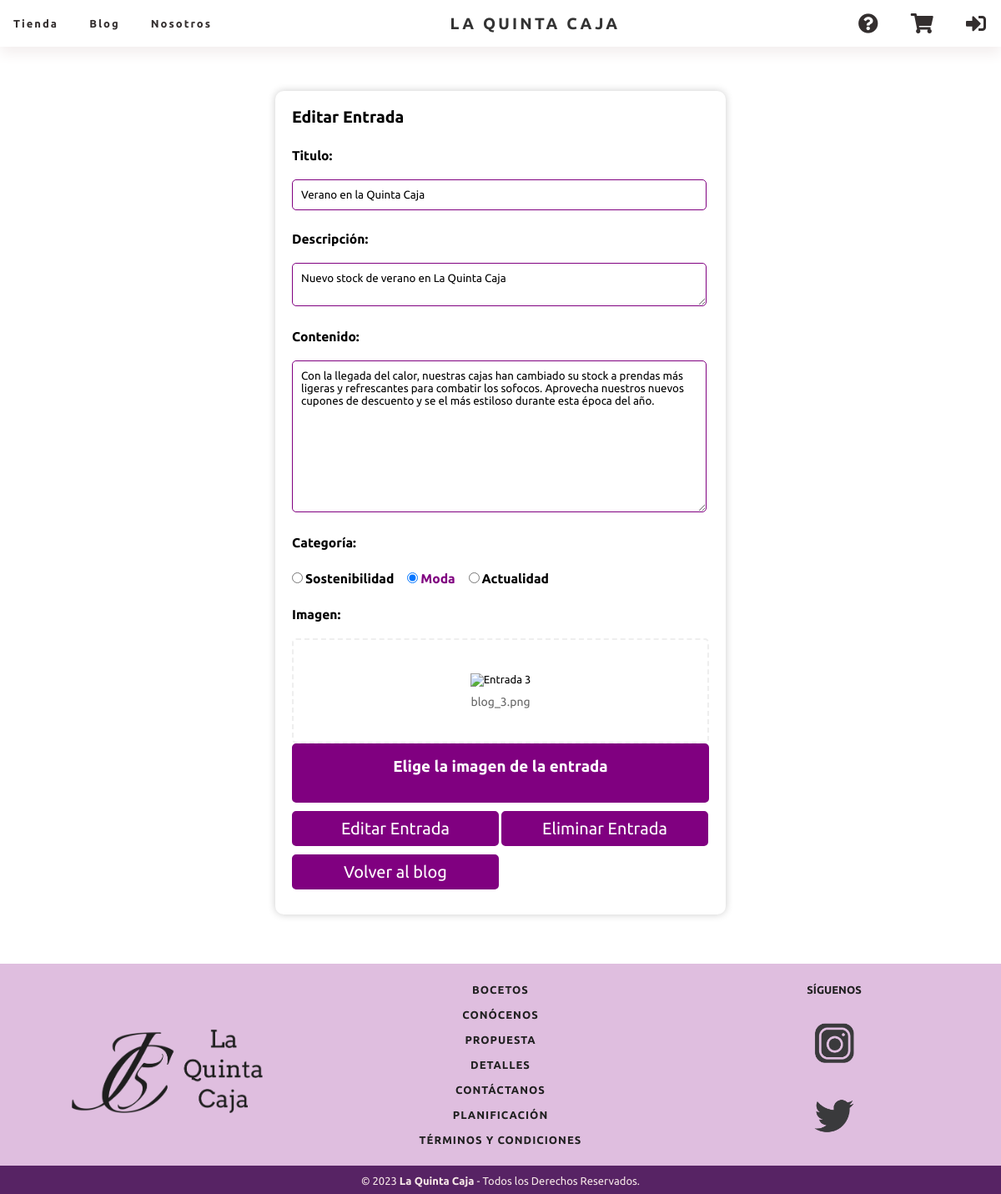
/editarEntrada.php?id=3, run on the app's committed database.
### tables this page shows
CREATE TABLE `blog` (
  `id` int(10) UNSIGNED NOT NULL,
  `titulo` varchar(40) NOT NULL,
  `contenido` text NOT NULL,
  `descripcion` text NOT NULL,
  `autor` int(10) UNSIGNED NOT NULL,
  `categoria` varchar(20) NOT NULL
);

### includes/Blog.php (called while the page is built, shortened)
<?php
class Blog
{
    private $id;
    private $titulo;
    private $contenido;
    private $descripcion;
    private $categoria;
    public function __construct($id=null, $titulo, $contenido, $descripcion, $autor, $categoria)
    {
        $this->id = $id;
        $this->descripcion = $descripcion;
        $this->titulo = $titulo;
        $this->contenido = $contenido;
        $this->categoria=$categoria;
    }
    public static function buscaPorId($idBlog)
    {
        $BlogDAO= new BlogDAO();
        return $BlogDAO->buscaPorId($idBlog);
    }
    public function getId()
    {
        return $this->id;
    }
    public function getDescripcion()
    {
        return $this->descripcion;
    }
    public function getTitulo()
    {
        return $this->titulo;
    }
    public function getContenido()
    {
        return $this->contenido;
    }
    public function getCategoria()
    {
        return $this->categoria;
    }
}
?>

### includes/BlogDao.php (called while the page is built, shortened)
<?php
class BlogDAO
{
    private $conn;
    public function __construct()
    {
        $this->conn = Aplicacion::getInstance()->getConexionBd();
    }
    public function buscaPorId($idBlog)
    {
        $query = sprintf("SELECT * FROM blog WHERE id=%d", $idBlog);
        $rs = $this->conn->query($query);
        if ($rs->num_rows>0) {
            $fila = $rs->fetch_assoc();
            if($fila){
            $blog = new Blog($fila['id'], $fila['titulo'], $fila['contenido'], $fila['descripcion'],
            $fila['autor'], $fila['categoria']);
            return $blog;
            }
        } else {
            error_log("Error BD ({$this->conn->errno}): {$this->conn->error}");
        }
        return false;
    }
}
?>

### includes/Aplicacion.php (called while the page is built, shortened)
<?php
class Aplicacion
{
	private $bdDatosConexion;
	private $inicializada = false;
	private $conn;
	public function init($bdDatosConexion)
	{
        if ( ! $this->inicializada ) {
    	    $this->bdDatosConexion = $bdDatosConexion;
    		$this->inicializada = true;
        }
	}
	public function getConexionBd()
	{
		if (! $this->conn ) {
			$bdHost = $this->bdDatosConexion['host'];
			$bdUser = $this->bdDatosConexion['user'];
			$bdPass = $this->bdDatosConexion['pass'];
			$bd = $this->bdDatosConexion['bd'];
			$conn = new \mysqli($bdHost, $bdUser, $bdPass, $bd);
			$this->conn = $conn;
		}
		return $this->conn;
	}
}
?>

### includes/FormularioEditarEntrada.php (the view, shortened to what this page needs)
<?php
class FormularioEditarEntrada extends Formulario
{
	 private $entrada;
	 public function setEntrada($entrada) {
		$this->entrada=$entrada;
	}
	protected function generaCamposFormulario(&$datos)
	{
		$htmlErroresGlobales = self::generaListaErroresGlobales($this->errores);
		$erroresCampos = self::generaErroresCampos(['titulo', 'contenido','descripcion','imagen'], $this->errores, 'span', array('class' => 'error'));
		if($this->entrada->getCategoria()==="sostenibilidad") {
			$sostenibilidad = 'checked';
			$moda = '';
			$actualidad = '';
		} else if ($this->entrada->getCategoria()==="actualidad"){
			$sostenibilidad = '';
			$moda = '';
			$actualidad = 'checked';
		}
		else{
			$sostenibilidad = '';
			$moda = 'checked';
			$actualidad = '';
		}
		$html=<<<EOF
		$htmlErroresGlobales
		<div class="product-form">
			<fieldset>
				<legend>Editar Entrada</legend>
				<input type="hidden" name="id" value="{$this->entrada->getId()}">
				<div>
				<p><label for="titulo">Titulo:</label></p>
				<p><input id="titulo" type="text" name="titulo" value="{$this->entrada->getTitulo()}"></p>
				{$erroresCampos['titulo']}
				</div>
				<div>
				<p><label for="descripcion">Descripción:</label></p>
				<p><textarea id="descripcion" name="descripcion">{$this->entrada->getDescripcion()}</textarea></p>
				{$erroresCampos['descripcion']}
				</div>
				<div>
				<p><label for="contenido">Contenido:</label></p>
				<p><textarea id="contenido" name="contenido" class="contenido">{$this->entrada->getContenido()}</textarea></p>
				{$erroresCampos['contenido']}
				</div>
				<div>
					<p>
						<label for="categoria">Categoría:</label>
						<input type="radio" id="sostenibilidad" name="categoria" value="sostenibilidad" $sostenibilidad>
						<label for="sostenibilidad" class="dede">Sostenibilidad</label>
						<input type="radio" id="moda" name="categoria" value="moda" $moda>
						<label for="moda" class="dede">Moda</label>
						<input type="radio" id="actualidad" name="categoria" value="actualidad" $actualidad>
						<label for="actualidad" class="dede">Actualidad</label>
					</p>
				</div>
				<div>
					<label>Imagen:</label>
					<div id='subir-archivo1' class='subir-archivo1'>
						<img src='img/blog_{$this->entrada->getId()}.png' alt='Entrada {$this->entrada->getId()}'>
						<p>blog_{$this->entrada->getId()}.png <p>
					</div>
					<div class="subir-archivo2" onchange="changeHandler(event);">
						<label for="imagen" class="upload_button">
						Elige la imagen de la entrada
						<input id="imagen" type="file" name="imagen" class="upload">
						</label>
					</div>
					{$erroresCampos['imagen']}
				</div>
				<div>
					<ul class= "botones">
						<li><button type="submit" name="accion" value="editar">Editar Entrada</button>
						</li>
						<li>
						<button type="submit" name="accion" value="eliminar">Eliminar Entrada</button>
						</li>
						<li>
						<button type="submit" formaction="blog.php">Volver al blog</button>
						</li>
					</ul>
				</div>
			</fieldset>
		</div>
		EOF;
		return $html;
	}
}
?>

### css/formulario.css (style rules this page uses)
button[type="submit"] { background: #800080; color: white; width: 100%; padding: 1rem; border: 0.125rem solid #800080; border-radius: 0.3125rem; cursor: pointer; font-size: 1.2em; }
.newP-form input[type="text"], textarea, .newE-form input[type="text"] { width: 95%; padding: 0.625rem; margin-bottom: 1.25rem; border-radius: 0.3125rem; border: 0.0625rem solid #800080; resize: vertical; }
.subir-archivo1 { display:flex; flex-direction: column; align-items: center; padding: 2.5rem 1.25rem; border: 0.125rem dashed #eee; border-radius:0.3125rem; }
.subir-archivo1 img { max-width: 100%; max-height: 100%; margin-bottom: 0.625rem; }
.subir-archivo1 p { margin: 0; font-size: 0.875rem; color: #666; }
.subir-archivo2 { position:relative; background-color: #800080; color: white; border: 0.125rem solid #800080; border-radius: 0.3125rem; cursor: pointer; margin-bottom: 0.625rem; font-size: 1.2em; }
.upload_button { display: block; text-align: center; padding:0.625rem; cursor: pointer; }
.product-form { margin: 3.125rem auto 0; max-width: 31.25rem; background-color: #fff; padding: 1.25rem; border-radius: 0.625rem; box-shadow: 0 0 0.625rem #ccc; font-family: Verdana; font-size: 0.8125rem; }
.product-form fieldset { border: none; margin: 0; padding: 0; }
.product-form legend { font-size: 1.5em; font-weight: bold; margin-bottom: 20px; }
.product-form label { display: block; font-size: 1.2em; font-weight: bold; margin-bottom: 1.25rem; margin-top: 0.3125rem; }
.product-form input[type="text"], textarea { width: 95%; padding: 0.625rem; margin-bottom: 1.25rem; border-radius: 0.3125rem; border: 0.0625rem solid #800080; resize: vertical; }
.product-form label.dede { display: inline-block; margin-right: 0.8rem; }
.product-form input[type="radio"]:checked + label { color: #800080; }
.contenido { height: 20vh }
.product-form button[type="submit"] { background-color: #800080; color: white; padding: 0.4375rem 0.4375rem; border: 0.125rem solid #800080; border-radius: 0.3125rem; cursor: pointer; margin-bottom: 0.625rem; font-size: 1.25rem; width:100%; }
.product-form ul.botones li { display:inline-block; width:49.6%; }
* { margin:0; }
* { margin: 0; padding: 0; font-family: 'Ubuntu', sans-serif; }

### data on the page
blog: titulo "Verano en la Quinta Caja", descripcion "Nuevo stock de verano en La Quinta Caja", contenido "Con la llegada del calor, nuestras cajas han cambiado su stock a prendas más ligeras y refrescantes para combatir los sofocos. Aprovecha nuestros nuevos cupones de descuento y se el más estiloso durante esta época del año.", id "3"
